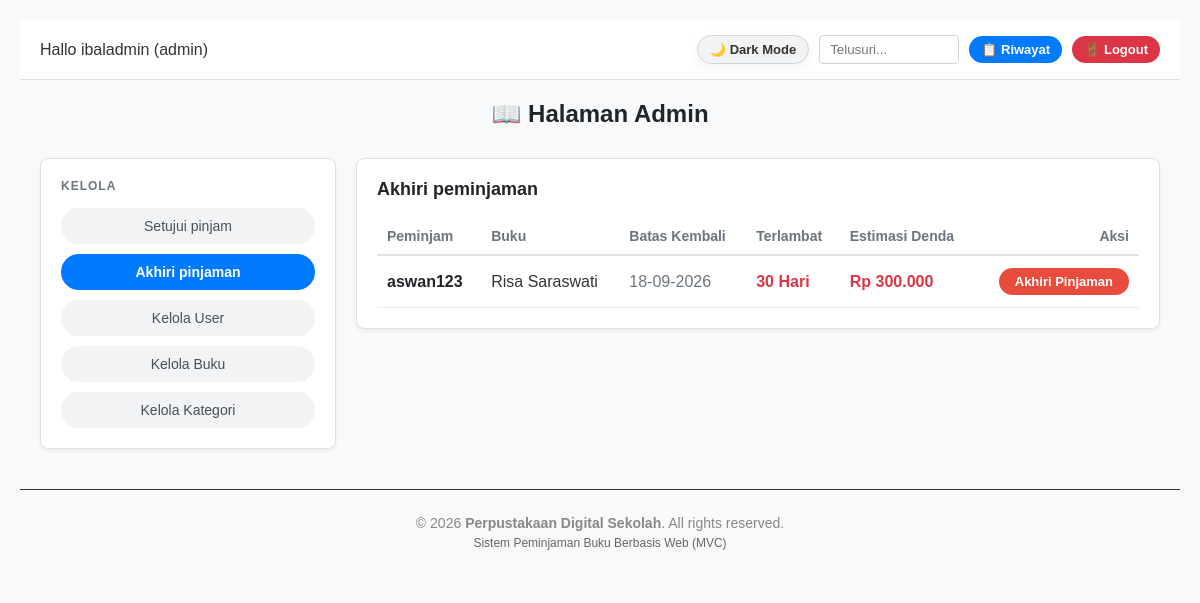
/index.php?page=admin&action=akhiriPinjaman (signed in), run on an earlier commit of the app's database.
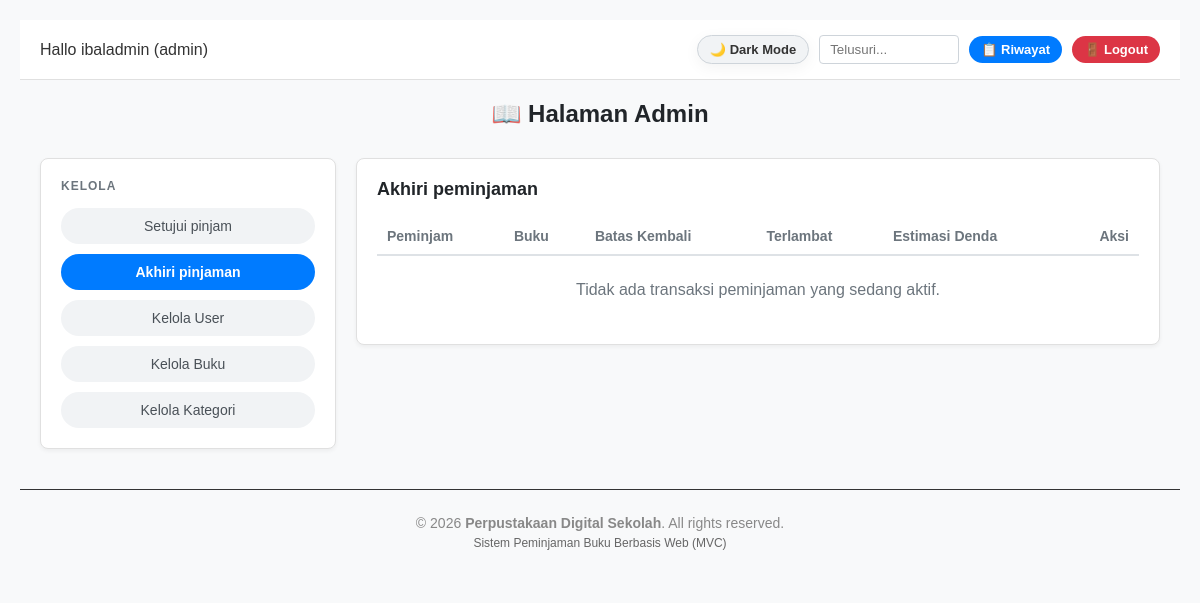
And on a later commit of the database.
### tables this page shows
CREATE TABLE `peminjaman` (
  `id_pinjam` int(11) NOT NULL,
  `id_user` int(11) NOT NULL,
  `id_buku` int(11) NOT NULL,
  `jumlah` int(11) NOT NULL DEFAULT 1,
  `tgl_pinjam` date NOT NULL,
  `tanggal_kembali_rencana` date DEFAULT NULL,
  `tanggal_dikembalikan` date DEFAULT NULL,
  `tgl_kembali` date NOT NULL,
  `status` enum('Dipinjam','Menunggu Pengembalian','Dikembalikan','Ditolak') DEFAULT 'Dipinjam',
  `denda` int(11) DEFAULT 0
);

CREATE TABLE `user` (
  `id_user` int(11) NOT NULL,
  `nama` varchar(100) NOT NULL,
  `email` varchar(100) NOT NULL,
  `nis` varchar(20) DEFAULT NULL,
  `kelas` varchar(50) DEFAULT NULL,
  `password` varchar(255) NOT NULL,
  `role` enum('admin','siswa') NOT NULL DEFAULT 'siswa'
);

CREATE TABLE `buku` (
  `id_buku` int(11) NOT NULL,
  `nama_buku` varchar(150) NOT NULL,
  `id_kategori` int(11) NOT NULL,
  `stok` int(11) NOT NULL DEFAULT 0,
  `gambar` varchar(255) DEFAULT NULL
);

### controllers/AdminController.php (called while the page is built, shortened)
<?php
require_once 'models/PinjamModel.php';
class AdminController {
    private $pinjamModel;
    public function __construct() {
        $database = new Database();
        $this->db = $database->getConnection();
        $this->pinjamModel = new PinjamModel($this->db);
    }
    public function akhiriPinjaman() {
        $search = $_GET['search'] ?? '';
        $activePinjaman = $this->pinjamModel->getActivePinjaman($search);
        require_once 'views/admin/akhiri_pinjaman.php';
    }
}

### config/Database.php (called while the page is built, shortened)
<?php
class Database {
    private $host = "localhost";
    private $user = "root";
    private $pass = "";
    private $dbname = "db_peminjamanbuku2";
    public function getConnection() {
        $this->conn = null;
        try {
            $this->conn = new PDO("mysql:host=" . $this->host . ";dbname=" . $this->dbname, $this->user, $this->pass);
            $this->conn->setAttribute(PDO::ATTR_ERRMODE, PDO::ERRMODE_EXCEPTION);
        } catch(PDOException $exception) {
            echo "Connection error: " . $exception->getMessage();
        }
        return $this->conn;
    }
}

### models/PinjamModel.php (called while the page is built, shortened)
<?php
class PinjamModel {
    private $conn;
    private $table = 'peminjaman';
    public function __construct($db) {
        $this->conn = $db;
    }
    public function getActivePinjaman($search = '') {
    $query = "SELECT p.*, b.nama_buku, u.nama AS nama_siswa
              FROM " . $this->table . " p
              JOIN buku b ON p.id_buku = b.id_buku
              JOIN user u ON p.id_user = u.id_user
              WHERE p.status = 'dipinjam'";
    $query .= " ORDER BY p.id_pinjam DESC";
    $stmt = $this->conn->prepare($query);
    $stmt->execute();
    return $stmt->fetchAll(PDO::FETCH_ASSOC);
}
}

### views/admin/akhiri_pinjaman.php (the view, shortened to what the changed rows need)
<?php include 'views/layout/header.php'; ?>
<h2 style="text-align:center; margin-bottom: 30px; color: var(--text-heading);">📖 Halaman Admin</h2>
<div style="display: flex; gap: 20px; align-items: flex-start; padding: 0 20px;">
    <div class="card" style="flex: 3; padding: 20px; box-sizing: border-box;">
        <div class="table-container">
            <table style="width: 100%; border-collapse: collapse;">
                <thead>
                    <tr style="color: var(--text-muted); font-size: 14px; text-align: left; border-bottom: 2px solid var(--table-header-border);">
                        <th style="padding: 10px;">Peminjam</th>
                        <th style="padding: 10px;">Buku</th>
                        <th style="padding: 10px;">Batas Kembali</th>
                        <th style="padding: 10px;">Terlambat</th>
                        <th style="padding: 10px;">Estimasi Denda</th>
                        <th style="padding: 10px; text-align: right;">Aksi</th>
                    </tr>
                </thead>
                <tbody>
                    <?php if (!empty($activePinjaman)): ?>
                        <?php foreach ($activePinjaman as $p): ?>
                        <?php
                            $hari_terlambat = 0;
                            $estimasi_denda = 0;
                            if (!empty($p['tgl_kembali'])) {
                                $tgl_kembali = new DateTime($p['tgl_kembali']);
                                $tgl_sekarang = new DateTime(date('Y-m-d'));
                                if ($tgl_sekarang > $tgl_kembali) {
                                    $selisih = $tgl_sekarang->diff($tgl_kembali);
                                    $hari_terlambat = $selisih->days;
                                    $estimasi_denda = $hari_terlambat * 10000;
                                }
                            }
                        ?>
                        <tr style="border-bottom: 1px solid var(--table-border);">
                            <td style="padding: 12px 10px; font-weight: bold; color: var(--text-heading);"><?= htmlspecialchars($p['nama_siswa']); ?></td>
                            <td style="padding: 12px 10px; color: var(--text-main);"><?= htmlspecialchars($p['nama_buku']); ?></td>
                            <td style="padding: 12px 10px; color: var(--text-muted);"><?= !empty($p['tgl_kembali']) ? date('d-m-Y', strtotime($p['tgl_kembali'])) : '-'; ?></td>
                            <td style="padding: 12px 10px;">
                                <?php if ($hari_terlambat > 0): ?>
                                    <span style="color: #dc3545; font-weight: bold;"><?= $hari_terlambat; ?> Hari</span>
                                <?php else: ?>
                                    <span style="color: #28a745; font-weight: 500;">Tepat Waktu</span>
                                <?php endif; ?>
                            </td>
                            <td style="padding: 12px 10px; font-weight: bold; color: <?= $estimasi_denda > 0 ? '#dc3545' : '#28a745'; ?>;">
                                Rp <?= number_format($estimasi_denda, 0, ',', '.'); ?>
                            </td>
                            <td style="padding: 12px 10px; text-align: right;">
                                <a href="index.php?page=admin&action=prosesAkhiriPinjaman&id=<?= $p['id_pinjam']; ?>"
                                   class="btn-action btn-finish"
                                   onclick="return confirm('<?= $estimasi_denda > 0 ? 'Peminjaman terlambat! Total Denda: Rp ' . number_format($estimasi_denda, 0, ',', '.') . '. Akhiri peminjaman?' : 'Akhiri peminjaman ini?'; ?>');">
                                   Akhiri Pinjaman
                                </a>
                            </td>
                        </tr>
                        <?php endforeach; ?>
                    <?php else: ?>
                        <tr>
                            <td colspan="6" style="text-align: center; color: var(--text-muted); padding: 25px;">Tidak ada transaksi peminjaman yang sedang aktif.</td>
                        </tr>
                    <?php endif; ?>
                </tbody>
            </table>
        </div>
    </div>
</div>
<?php include 'views/layout/footer.php'; ?>

What changed in the data, as far as the page shows it:
no longer on this page (row edited): peminjaman: id_user.nama "aswan123", id_buku.nama_buku "Risa Saraswati", tgl_kembali "18-09-2026", tgl_kembali "30", tgl_kembali "300.000"
Also different on the page:
text now shown: "Tidak ada transaksi peminjaman yang sedang aktif."
